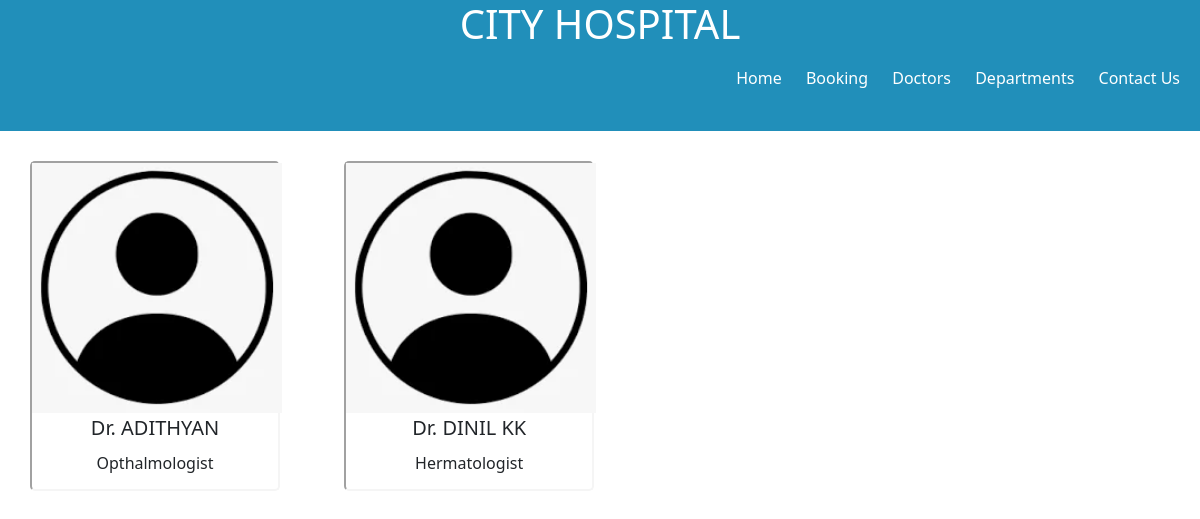
The app's page /doctors/ with its own data.
### home/models.py (models this page shows, shortened)
class Doctors(models.Model):
    doc_name = models.CharField(max_length=255)
    doc_spec = models.CharField(max_length=255)
    dep_name = models.ForeignKey(Departments, on_delete=models.CASCADE)
    doc_image = models.ImageField(upload_to='doctors')

### home/views.py (the view)
# urls.py: path('doctors/', views.doctors, name='doctors'),
def doctors(request):
    dic_doctors = {
        'doctor': Doctors.objects.all()
    }
    return render(request, 'doctors.html', dic_doctors)

### template/doctors.html (shortened to what this page needs)
{% extends 'sample.html'%}
{% load static %}
{% block content %}
<div>
    <div>
        {% for i in doctor %}
            <div style=" align-items: center; width: 250px; height: 330px; border: 2px whitesmoke; margin: 10px;  display: inline-block; border-radius: 5px; border-style: inset; box-shadow: 10px; margin: 30px;">
                <div style= "border-radius: 5px; border-color: whitesmoke;" >
                    <img style="background-color: white; width: 250px;" src="{{i.doc_image.url}}" alt="doctor image">
                </div>
                <div style="text-align: center;">
                    <div style="padding: 3px;">
                        <h5> Dr. {{i.doc_name}} </h5>
                    </div>
                    <div>
                        <p> {{i.doc_spec}} </p>
                    </div>
                </div>
            </div>
        {% endfor %}
    </div>
</div>
{% endblock %}

### records on screen
Doctors: doc_image (picture), doc_name "ADITHYAN", doc_spec "Opthalmologist"
Doctors: doc_image (picture), doc_name "DINIL KK", doc_spec "Hermatologist"
